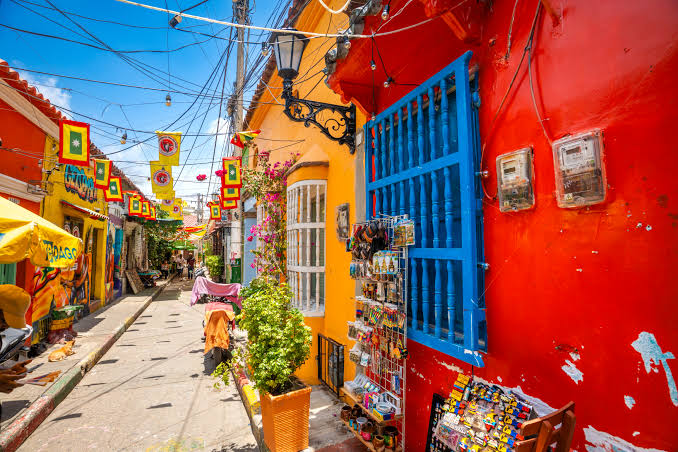
#> input picture guia-1/reto-5/images.jpg, 678 x 452 px, found by its file name
$ python reto-5.py
#> lines starting #> are read from the running program, lines starting #| are printed output that depends on the picture
import cv2
import numpy as np
from scipy import stats

rng = np.random.default_rng(42)


# 1. LEER IMAGEN LIMPIA (se redimensiona un poco para que los filtros
#    manuales, con ventana deslizante en numpy puro, corran rápido)
ruta = "guia-1/reto-5/images.jpg"
img_original = cv2.imread(ruta, cv2.IMREAD_COLOR)
#> img_original is the input picture: shape (452, 678, 3); mean B, G, R 85, 97.3, 153.6
img_limpia = img_original.astype(np.float64)
print("Shape imagen de trabajo:", img_limpia.shape)
#| Shape imagen de trabajo: (452, 678, 3)


# 2. AÑADIR RUIDO SALT & PEPPER (implementación propia, sin OpenCV)
def salt_pepper_noise(img, prob=0.05):
    """
    Añade ruido sal y pimienta a una imagen (color o gris).
    prob: probabilidad total de que un píxel se vea afectado
          (mitad se pone en 255 -> 'sal', mitad en 0 -> 'pimienta')
    """
#> called with prob = 0.06
    ruidosa = img.copy()
    h, w = img.shape[:2]
#> h = 452; w = 678
    mascara = rng.random((h, w))

    # Sal (blanco) y pimienta (negro) se aplican a TODOS los canales
    # del píxel para que se vea como un punto blanco/negro real.
    ruidosa[mascara < prob / 2] = 0                            # pimienta (negro)
    ruidosa[(mascara >= prob / 2) & (mascara < prob)] = 255    # sal (blanco)
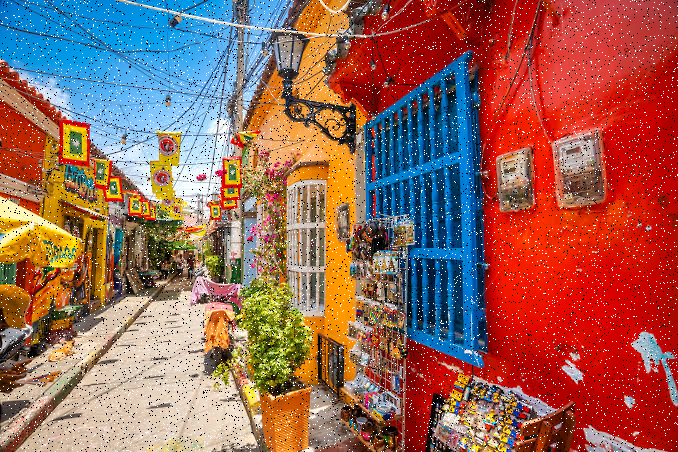
#> ruidosa: shape (452, 678, 3) float64; mean B, G, R 87.5, 99.1, 152
    return ruidosa


img_ruidosa = salt_pepper_noise(img_limpia, prob=0.06)


# 3. CONVOLUCIÓN 2D IMPLEMENTADA DESDE CERO (sin cv2.filter2D)
#    Usamos sliding_window_view de numpy solo para vectorizar el
#    recorrido de ventanas; el cómputo (suma ponderada) es manual.
def pad_imagen(canal, pad, modo="reflect"):
    return np.pad(canal, ((pad, pad), (pad, pad)), mode=modo)


def convolucion_manual(canal, kernel):
    """Convolución 2D 'a mano' de un canal (2D) con un kernel 2D."""
    k = kernel.shape[0]
    pad = k // 2
    canal_pad = pad_imagen(canal, pad)
    ventanas = np.lib.stride_tricks.sliding_window_view(canal_pad, (k, k))
    # Producto elemento a elemento y suma -> definición de convolución/correlación
    salida = np.tensordot(ventanas, kernel, axes=([2, 3], [0, 1]))
    return salida


def aplicar_a_color(img, funcion_canal, *args, **kwargs):
    """Aplica una función definida para un canal 2D a cada canal B,G,R."""
    canales = [funcion_canal(img[:, :, c], *args, **kwargs) for c in range(3)]
#> canales = 3 items
    return np.stack(canales, axis=2)
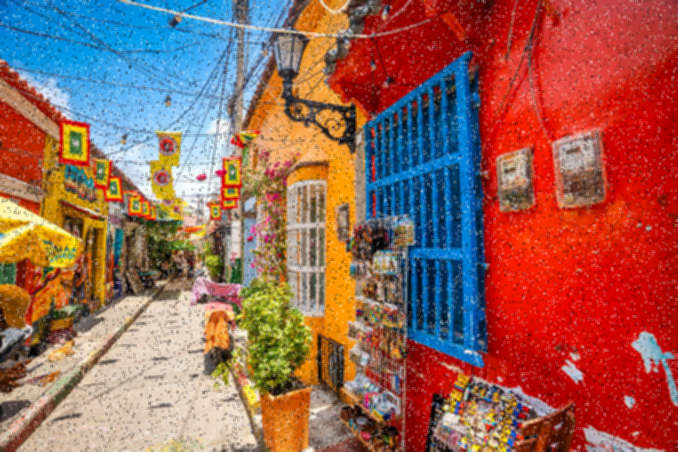
#> returned value: shape (452, 678, 3) float64; mean of channels 0, 1, 2 87.5, 99.1, 152; drawn as B, G, R


# --- Kernel de media (promedio simple) ---
def kernel_media(k=3):
    return np.ones((k, k), dtype=np.float64) / (k * k)


# --- Kernel Gaussiano (calculado a mano, sin cv2.getGaussianKernel) ---
def kernel_gaussiano(k=5, sigma=1.0):
    ax = np.arange(-(k // 2), k // 2 + 1)
    xx, yy = np.meshgrid(ax, ax)
    kernel = np.exp(-(xx**2 + yy**2) / (2.0 * sigma**2))
    return kernel / kernel.sum()


# 3b. FILTRO DE MEDIANA IMPLEMENTADO A MANO (no es convolución lineal,
#     pero se pide explícitamente como alternativa para quitar ruido)
def filtro_mediana_manual(canal, k=3):
    pad = k // 2
    canal_pad = pad_imagen(canal, pad)
    ventanas = np.lib.stride_tricks.sliding_window_view(canal_pad, (k, k))
    return np.median(ventanas, axis=(2, 3))


# 4. APLICAR LOS FILTROS MANUALES SOBRE LA IMAGEN RUIDOSA
img_media = aplicar_a_color(img_ruidosa, convolucion_manual, kernel_media(3))
img_gauss = aplicar_a_color(img_ruidosa, convolucion_manual, kernel_gaussiano(5, 1.0))
img_mediana_manual = aplicar_a_color(img_ruidosa, filtro_mediana_manual, 3)
#> in aplicar_a_color (call 3), `return np.stack(canales, axis=2)`:
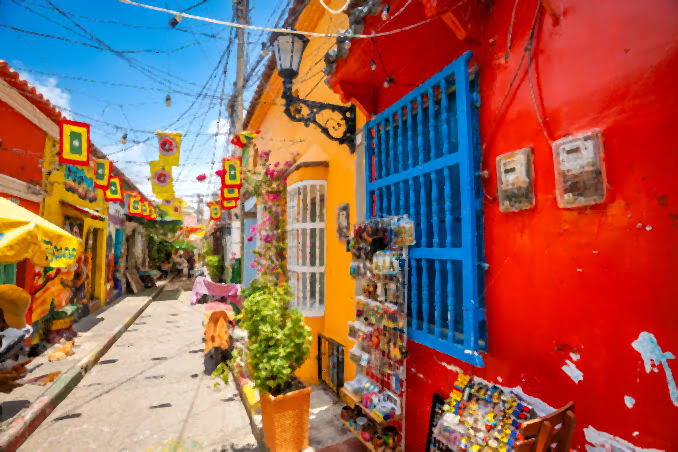
#> returned value: shape (452, 678, 3) float64; mean of channels 0, 1, 2 84.6, 97.5, 153.9; drawn as B, G, R


# 5. FUNCIONES PROPIAS DE OPENCV, UNA POR CADA FILTRO MANUAL
img_ruidosa_u8 = img_ruidosa.astype(np.uint8)

# --- Equivalente a la MEDIA manual -> cv2.blur (o cv2.boxFilter) ---
img_media_cv2 = cv2.blur(img_ruidosa_u8, (3, 3)).astype(np.float64)

# --- Equivalente al GAUSSIANO manual -> cv2.GaussianBlur ---
img_gauss_cv2 = cv2.GaussianBlur(img_ruidosa_u8, (5, 5), sigmaX=1.0).astype(np.float64)

# --- Equivalente a la MEDIANA manual -> cv2.medianBlur ---
img_mediana_cv2 = cv2.medianBlur(img_ruidosa_u8, 3).astype(np.float64)


# 6. MÉTRICAS DE COMPARACIÓN: MSE Y PSNR RESPECTO A LA IMAGEN LIMPIA
def mse(a, b):
    return np.mean((a.astype(np.float64) - b.astype(np.float64)) ** 2)


def psnr(a, b):
    m = mse(a, b)
    if m == 0:
        return float("inf")
    return 10 * np.log10((255.0 ** 2) / m)


resultados = {
    "Ruidosa (sin filtrar)": img_ruidosa,
    "Media 3x3 (manual)": img_media,
    "Media 3x3 (cv2.blur)": img_media_cv2,
    "Gaussiano 5x5 (manual)": img_gauss,
    "Gaussiano 5x5 (cv2.GaussianBlur)": img_gauss_cv2,
    "Mediana 3x3 (manual)": img_mediana_manual,
    "Mediana 3x3 (cv2.medianBlur)": img_mediana_cv2,
}

print("\n{:<32}{:>12}{:>12}".format("Método", "MSE", "PSNR (dB)"))
print("-" * 56)
for nombre, imagen in resultados.items():
    m = mse(imagen, img_limpia)
    p = psnr(imagen, img_limpia)
    print("{:<32}{:>12.2f}{:>12.2f}".format(nombre, m, p))
#> this loop made 7 passes
#> (nombre, p) on passes 1 to 7: ('Ruidosa (sin filtrar)', 16.68), ('Media 3x3 (manual)', 21.31), ('Media 3x3 (cv2.blur)', 21.31), ('Gaussiano 5x5 (manual)', 21.83), ('Gaussiano 5x5 (cv2.GaussianBlur)', 21.85), ('Mediana 3x3 (manual)', 23.73), ('Mediana 3x3 (cv2.medianBlur)', 23.75)
#| Ruidosa (sin filtrar)                1397.58       16.68
#| Media 3x3 (manual)                    481.27       21.31
#| Media 3x3 (cv2.blur)                  481.33       21.31
#| Gaussiano 5x5 (manual)                426.40       21.83
#| Gaussiano 5x5 (cv2.GaussianBlur)      425.12       21.85
#| Mediana 3x3 (manual)                  275.19       23.73
#| Mediana 3x3 (cv2.medianBlur)          273.94       23.75


# 7. GUARDAR IMÁGENES PARA VISUALIZACIÓN (collage comparativo)
def a_uint8(img):
    return np.clip(img, 0, 255).astype(np.uint8)


etiquetas = ["Limpia", "Ruidosa",
             "Media (manual)", "Media (cv2.blur)",
             "Gaussiano (manual)", "Gaussiano (cv2.GaussianBlur)",
             "Mediana (manual)", "Mediana (cv2.medianBlur)"]
imagenes = [img_limpia, img_ruidosa,
            img_media, img_media_cv2,
            img_gauss, img_gauss_cv2,
            img_mediana_manual, img_mediana_cv2]

h, w = img_limpia.shape[:2]
#> h = 452; w = 678
cols = 3
rows = 3
collage = np.ones((rows * (h + 40), cols * (w + 10), 3), dtype=np.uint8) * 255

for i, (etq, im) in enumerate(zip(etiquetas, imagenes)):
    r, c = divmod(i, cols)
    y0 = r * (h + 40) + 30
    x0 = c * (w + 10) + 5
    collage[y0:y0 + h, x0:x0 + w] = a_uint8(im)
    cv2.putText(collage, etq, (x0, y0 - 8), cv2.FONT_HERSHEY_SIMPLEX,
                0.45, (0, 0, 0), 1, cv2.LINE_AA)
#> this loop made 8 passes
#> (etq, r, c, y0, x0) on passes 1 to 8: ('Limpia', 0, 0, 30, 5), ('Ruidosa', 0, 1, 30, 693), ('Media (manual)', 0, 2, 30, 1381), ('Media (cv2.blur)', 1, 0, 522, 5), ('Gaussiano (manual)', 1, 1, 522, 693), ('Gaussiano (cv2.GaussianBlur)', 1, 2, 522, 1381), ('Mediana (manual)', 2, 0, 1014, 5), ('Mediana (cv2.medianBlur)', 2, 1, 1014, 693)
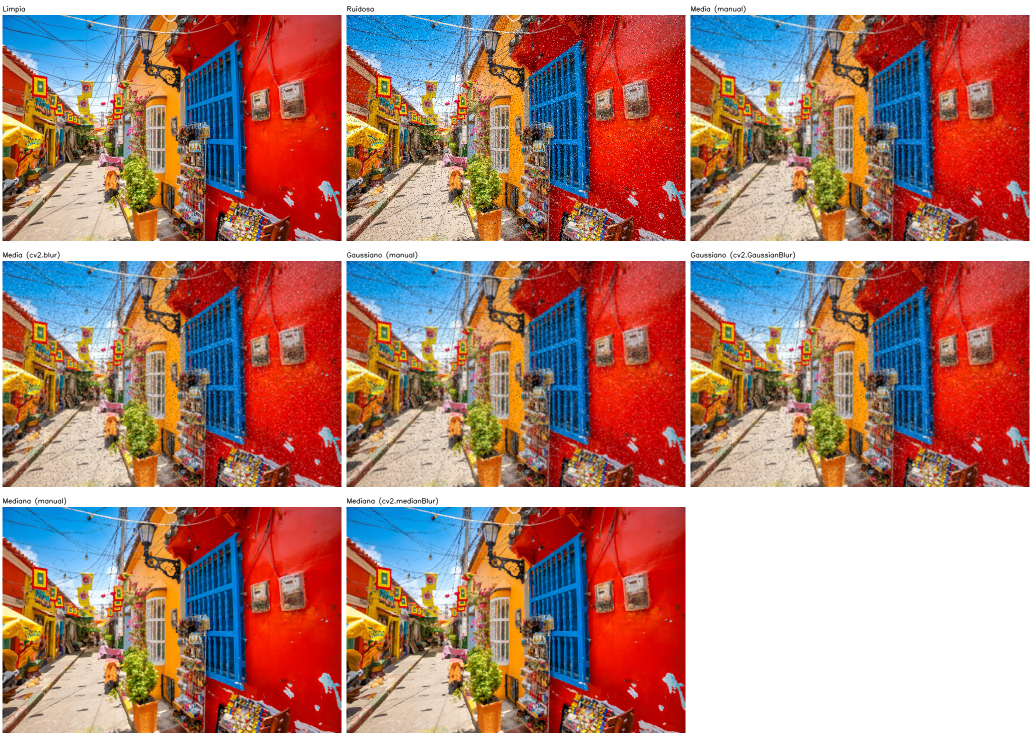
#> collage: shape (1476, 2064, 3) (shown at 1/2 size); mean B, G, R 119.1, 128.7, 172.3

cv2.imwrite("guia-1/reto-5/collage_filtros.png", collage)
cv2.imwrite("guia-1/reto-5/img_limpia.png", a_uint8(img_limpia))
cv2.imwrite("guia-1/reto-5/img_ruidosa.png", a_uint8(img_ruidosa))
cv2.imwrite("guia-1/reto-5/img_media_manual.png", a_uint8(img_media))
cv2.imwrite("guia-1/reto-5/img_media_cv2.png", a_uint8(img_media_cv2))
cv2.imwrite("guia-1/reto-5/img_gauss_manual.png", a_uint8(img_gauss))
cv2.imwrite("guia-1/reto-5/img_gauss_cv2.png", a_uint8(img_gauss_cv2))
cv2.imwrite("guia-1/reto-5/img_mediana_manual.png", a_uint8(img_mediana_manual))
cv2.imwrite("guia-1/reto-5/img_mediana_cv2.png", a_uint8(img_mediana_cv2))
print("\nImágenes guardadas correctamente.")
